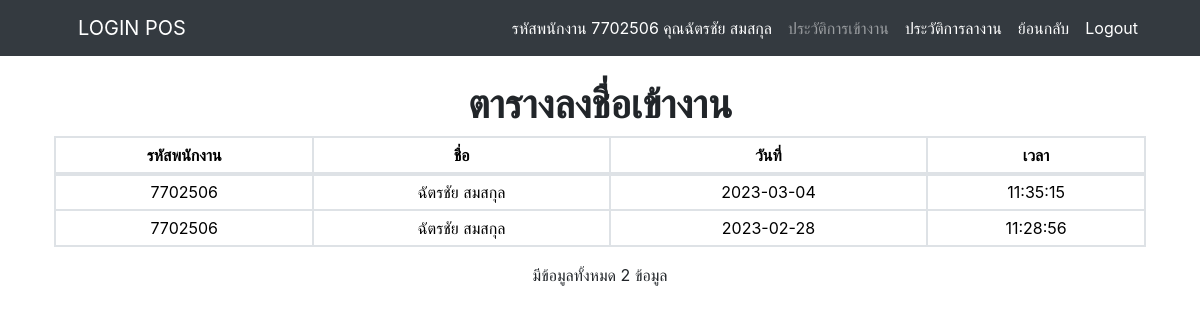
/system/work_profile.php (signed in), run on the app's committed database.
### tables this page shows
CREATE TABLE `work_pos` (
  `id` int(11) NOT NULL,
  `user_id` int(11) DEFAULT NULL,
  `user_name` varchar(50) NOT NULL,
  `work_date` date NOT NULL,
  `work_in` time NOT NULL
);

### system/work_profile.php (the view, shortened to what this page needs)
<?php
    include_once 'dbconnect.php';
    $sql = "SELECT * FROM work_pos WHERE user_id  = '".$_SESSION['id']."' ORDER BY id DESC" ;
    $result = mysqli_query($con, $sql);
 ?>
<!DOCTYPE html>
<html lang="en">
    <head>
        <link rel="stylesheet" href="/lib/bootstrap.min.css">
		<link rel="stylesheet" href="https://cdnjs.cloudflare.com/ajax/libs/sweetalert/1.1.3/sweetalert.css">
        <link href="css/styles.css" rel="stylesheet" />
        <link href="css/styles.css" rel="stylesheet" />
    </head>
    <body>
        <nav class="navbar navbar-expand-lg navbar-dark bg-dark">
            <div class="container">
                <div class="col-md-3"><a class="navbar-brand" href="index.php">LOGIN POS</a></div>
                <div class="collapse navbar-collapse" id="navbarSupportedContent">
                <ul class="navbar-nav ms-auto mb-8 mb-lg-0">
                <?php if (isset($_SESSION['id'])) { ?>
                        <li class="nav-item"><a class="nav-link active" aria-current="page"> รหัสพนักงาน&nbsp;<?php echo $_SESSION['id']; ?>&nbsp;คุณ<?php echo $_SESSION['name']; ?></a></li>
		                <?php }  ?>
                        <li class="nav-item"><a class="nav-link" href="work_profile.php">ประวัติการเข้างาน</a></li>
                        <li class="nav-item"><a class="nav-link active" aria-current="page" href="leave_history.php">ประวัติการลางาน</a></li>
                        <li class="nav-item"><a class="nav-link active" aria-current="page" href="index.php">ย้อนกลับ</a></li>
			            <li class="nav-item"><a class="nav-link active" aria-current="page" href="login.php">Logout</a></li>
                </ul>
                </div>
            </div>
        </nav>
 <header><br>
 <div class="container">
            <h1 class="text-center">ตารางลงชื่อเข้างาน</h1>
            <div class="table-responsive ">
                <table class="table table-bordered  bg-white table-sm table-hover">
                    <thead>
                     <tr class="text-nowrap text-center">
                         <th>รหัสพนักงาน</th>
                         <th>ชื่อ</th>
                         <th>วันที่</th>
                         <th>เวลา</th>
                     </tr>
                </thead>
            <tbody>
                <?php while ($row = mysqli_fetch_array($result)) { ?>
                    <tr class="text-nowrap text-center">
                        <td><?php echo $row['user_id'];?></td>
                        <td><?php echo $row['user_name'];?></td>
                        <td><?php echo $row['work_date'];?></td>
                        <td><?php echo $row['work_in'];?></td>
                    </tr>
                <?php } ?>
                </tbody>
             </table>
            </div>
            <center><div>มีข้อมูลทั้งหมด <?php echo mysqli_num_rows($result) . " ข้อมูล"; ?></div></center><br>
     </div>
</header>
    </body>
</html>

### data on the page
work_pos: user "7702506", user_name "ฉัตรชัย สมสกุล", work_date "2023-03-04", work_in "11:35:15"
work_pos: user "7702506", user_name "ฉัตรชัย สมสกุล", work_date "2023-02-28", work_in "11:28:56"

### other printed values
$_SESSION['id'] "7702506"
$_SESSION['name'] "ฉัตรชัย สมสกุล"
mysqli_num_rows($result) "2"
